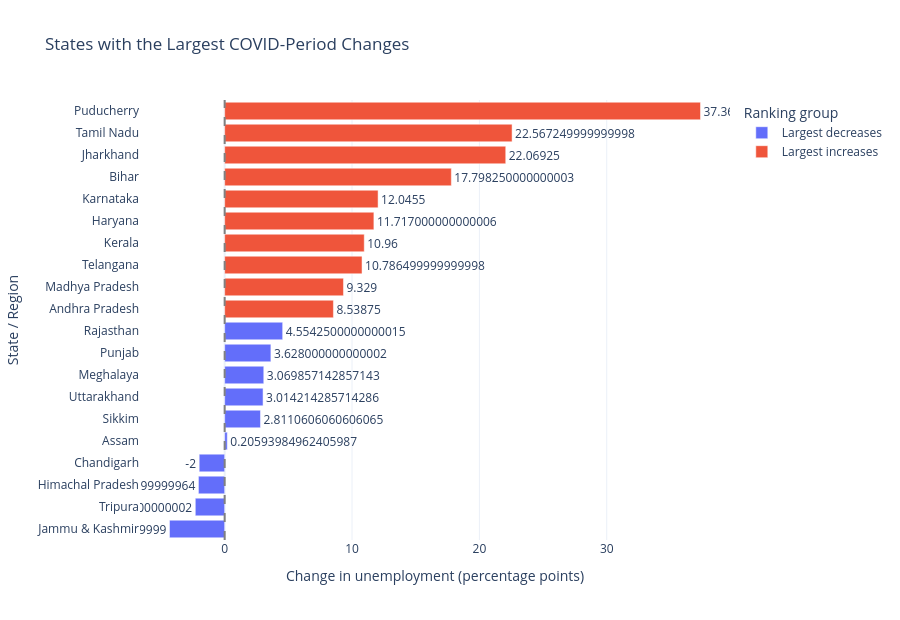

The code cell stored with this chart in its notebook:
### Markdown cell above
### Largest Changes During COVID-19

This chart shows the states that had the largest changes in unemployment during the COVID period.

### Code cell
change_plot = (
    pd.concat([
        largest_increases.reset_index().assign(Group="Largest increases"),
        largest_decreases.reset_index().assign(Group="Largest decreases")
    ])
    .sort_values("Change_pp"))

fig = px.bar(
    change_plot,
    x="Change_pp",
    y="State",
    color="Group",
    orientation="h",
    text="Change_pp",
    title="States with the Largest COVID-Period Changes",
    labels={
        "Change_pp": "Change in unemployment (percentage points)",
        "State": "State / Region",
        "Group": "Ranking group"},
    template="plotly_white")
fig.update_traces(
    texttemplate="%{text:+.2f}",
    textposition="outside",
    hovertemplate="%{y}<br>Change: %{x:+.2f} percentage points<extra></extra>")
fig.add_vline(x=0, line_dash="dash", line_color="gray")
fig.update_layout(height=620)
fig.show()

### Figure 1 — Plotly figure (JSON) as saved in the notebook; plotly's stock layout.template omitted (floating-point values rounded to 4 significant figures)
{"data": [{"hovertemplate": "%{y}<br>Change: %{x:+.2f} percentage points<extra></extra>", "legendgroup": "Largest decreases", "marker": {"color": "#636efa", "pattern": {"shape": ""}}, "name": "Largest decreases", "orientation": "h", "showlegend": true, "text": [-4.332, -2.307, -2.06, -2.0, 0.2059, 2.811, 3.014, 3.07, 3.628, 4.554], "textposition": "outside", "texttemplate": "%{text:+.2f}", "type": "bar", "x": [-4.332, -2.307, -2.06, -2.0, 0.2059, 2.811, 3.014, 3.07, 3.628, 4.554], "xaxis": "x", "y": ["Jammu & Kashmir", "Tripura", "Himachal Pradesh", "Chandigarh", "Assam", "Sikkim", "Uttarakhand", "Meghalaya", "Punjab", "Rajasthan"], "yaxis": "y"}, {"hovertemplate": "%{y}<br>Change: %{x:+.2f} percentage points<extra></extra>", "legendgroup": "Largest increases", "marker": {"color": "#EF553B", "pattern": {"shape": ""}}, "name": "Largest increases", "orientation": "h", "showlegend": true, "text": [8.539, 9.329, 10.79, 10.96, 11.72, 12.05, 17.8, 22.07, 22.57, 37.36], "textposition": "outside", "texttemplate": "%{text:+.2f}", "type": "bar", "x": [8.539, 9.329, 10.79, 10.96, 11.72, 12.05, 17.8, 22.07, 22.57, 37.36], "xaxis": "x", "y": ["Andhra Pradesh", "Madhya Pradesh", "Telangana", "Kerala", "Haryana", "Karnataka", "Bihar", "Jharkhand", "Tamil Nadu", "Puducherry"], "yaxis": "y"}], "layout": {"barmode": "relative", "height": 620, "legend": {"title": {"text": "Ranking group"}, "tracegroupgap": 0}, "shapes": [{"line": {"color": "gray", "dash": "dash"}, "type": "line", "x0": 0, "x1": 0, "xref": "x", "y0": 0, "y1": 1, "yref": "y domain"}], "title": {"text": "States with the Largest COVID-Period Changes"}, "xaxis": {"anchor": "y", "domain": [0, 1], "title": {"text": "Change in unemployment (percentage points)"}}, "yaxis": {"anchor": "x", "domain": [0, 1], "title": {"text": "State / Region"}}}}
